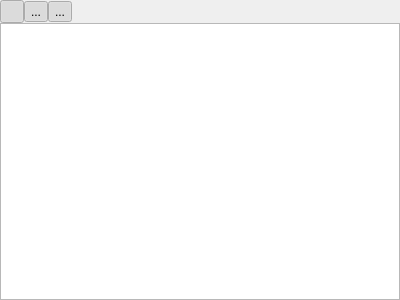
<?xml version="1.0" encoding="UTF-8"?>
<ui version="4.0">
 <class>DAMessageLogViewWidget</class>
 <widget class="QWidget" name="DAMessageLogViewWidget">
  <property name="geometry">
   <rect>
    <x>0</x>
    <y>0</y>
    <width>400</width>
    <height>300</height>
   </rect>
  </property>
  <property name="contextMenuPolicy">
   <enum>Qt::CustomContextMenu</enum>
  </property>
  <property name="windowTitle">
   <string>Message View</string>
  </property>
  <layout class="QVBoxLayout" name="verticalLayout">
   <property name="spacing">
    <number>0</number>
   </property>
   <property name="leftMargin">
    <number>0</number>
   </property>
   <property name="topMargin">
    <number>0</number>
   </property>
   <property name="rightMargin">
    <number>0</number>
   </property>
   <property name="bottomMargin">
    <number>0</number>
   </property>
   <item>
    <layout class="QHBoxLayout" name="horizontalLayout">
     <property name="spacing">
      <number>0</number>
     </property>
     <item>
      <widget class="QToolButton" name="toolButtonInfo">
       <property name="text">
        <string/>
       </property>
       <property name="icon">
        <iconset resource="icon.qrc">
         <normaloff>:/DAGui/MessageType/icon/messageType/messageTypeInfo.svg</normaloff>:/DAGui/MessageType/icon/messageType/messageTypeInfo.svg</iconset>
       </property>
       <property name="checkable">
        <bool>true</bool>
       </property>
       <property name="checked">
        <bool>true</bool>
       </property>
       <property name="autoRaise">
        <bool>true</bool>
       </property>
      </widget>
     </item>
     <item>
      <widget class="QToolButton" name="toolButtonWarning">
       <property name="text">
        <string>...</string>
       </property>
       <property name="icon">
        <iconset resource="icon.qrc">
         <normaloff>:/DAGui/MessageType/icon/messageType/messageTypeWarning.svg</normaloff>:/DAGui/MessageType/icon/messageType/messageTypeWarning.svg</iconset>
       </property>
       <property name="checkable">
        <bool>true</bool>
       </property>
       <property name="checked">
        <bool>true</bool>
       </property>
       <property name="autoRaise">
        <bool>true</bool>
       </property>
      </widget>
     </item>
     <item>
      <widget class="QToolButton" name="toolButtonCritial">
       <property name="text">
        <string>...</string>
       </property>
       <property name="icon">
        <iconset resource="icon.qrc">
         <normaloff>:/DAGui/MessageType/icon/messageType/messageTypeError.svg</normaloff>:/DAGui/MessageType/icon/messageType/messageTypeError.svg</iconset>
       </property>
       <property name="checkable">
        <bool>true</bool>
       </property>
       <property name="checked">
        <bool>true</bool>
       </property>
       <property name="autoRaise">
        <bool>true</bool>
       </property>
      </widget>
     </item>
     <item>
      <spacer name="horizontalSpacer">
       <property name="orientation">
        <enum>Qt::Horizontal</enum>
       </property>
       <property name="sizeHint" stdset="0">
        <size>
         <width>40</width>
         <height>20</height>
        </size>
       </property>
      </spacer>
     </item>
     <item>
      <widget class="QToolButton" name="toolButtonClear">
       <property name="text">
        <string/>
       </property>
       <property name="icon">
        <iconset resource="icon.qrc">
         <normaloff>:/DAGui/icon/clear-message.svg</normaloff>:/DAGui/icon/clear-message.svg</iconset>
       </property>
       <property name="autoRaise">
        <bool>true</bool>
       </property>
      </widget>
     </item>
    </layout>
   </item>
   <item>
    <widget class="QTableView" name="tableView">
     <property name="editTriggers">
      <set>QAbstractItemView::NoEditTriggers</set>
     </property>
     <property name="alternatingRowColors">
      <bool>true</bool>
     </property>
     <property name="selectionBehavior">
      <enum>QAbstractItemView::SelectRows</enum>
     </property>
     <property name="textElideMode">
      <enum>Qt::ElideLeft</enum>
     </property>
     <property name="horizontalScrollMode">
      <enum>QAbstractItemView::ScrollPerPixel</enum>
     </property>
     <property name="showGrid">
      <bool>true</bool>
     </property>
     <property name="gridStyle">
      <enum>Qt::DotLine</enum>
     </property>
     <attribute name="horizontalHeaderCascadingSectionResizes">
      <bool>true</bool>
     </attribute>
     <attribute name="horizontalHeaderStretchLastSection">
      <bool>false</bool>
     </attribute>
     <attribute name="verticalHeaderCascadingSectionResizes">
      <bool>false</bool>
     </attribute>
     <attribute name="verticalHeaderDefaultSectionSize">
      <number>23</number>
     </attribute>
    </widget>
   </item>
  </layout>
 </widget>
 <resources>
  <include location="icon.qrc"/>
 </resources>
 <connections/>
</ui>
